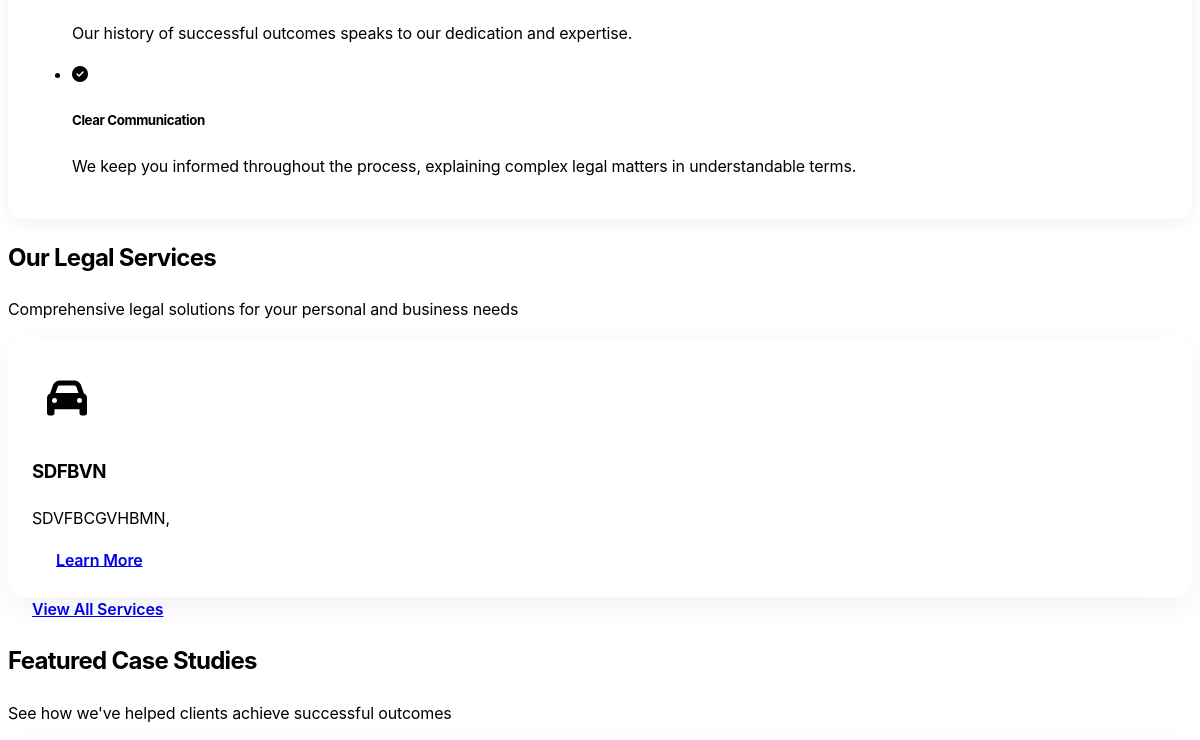
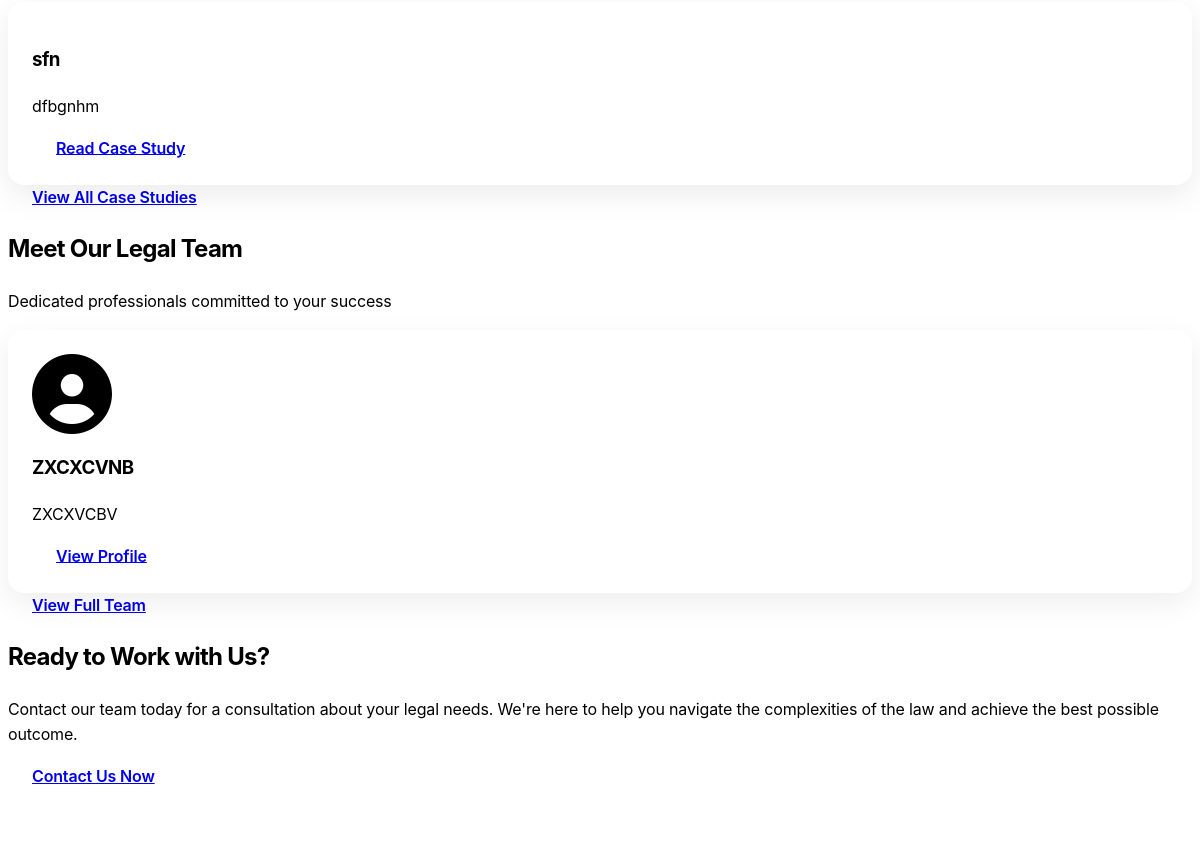
Before: / (middle part) with the older database file (2 pictures, top to bottom).
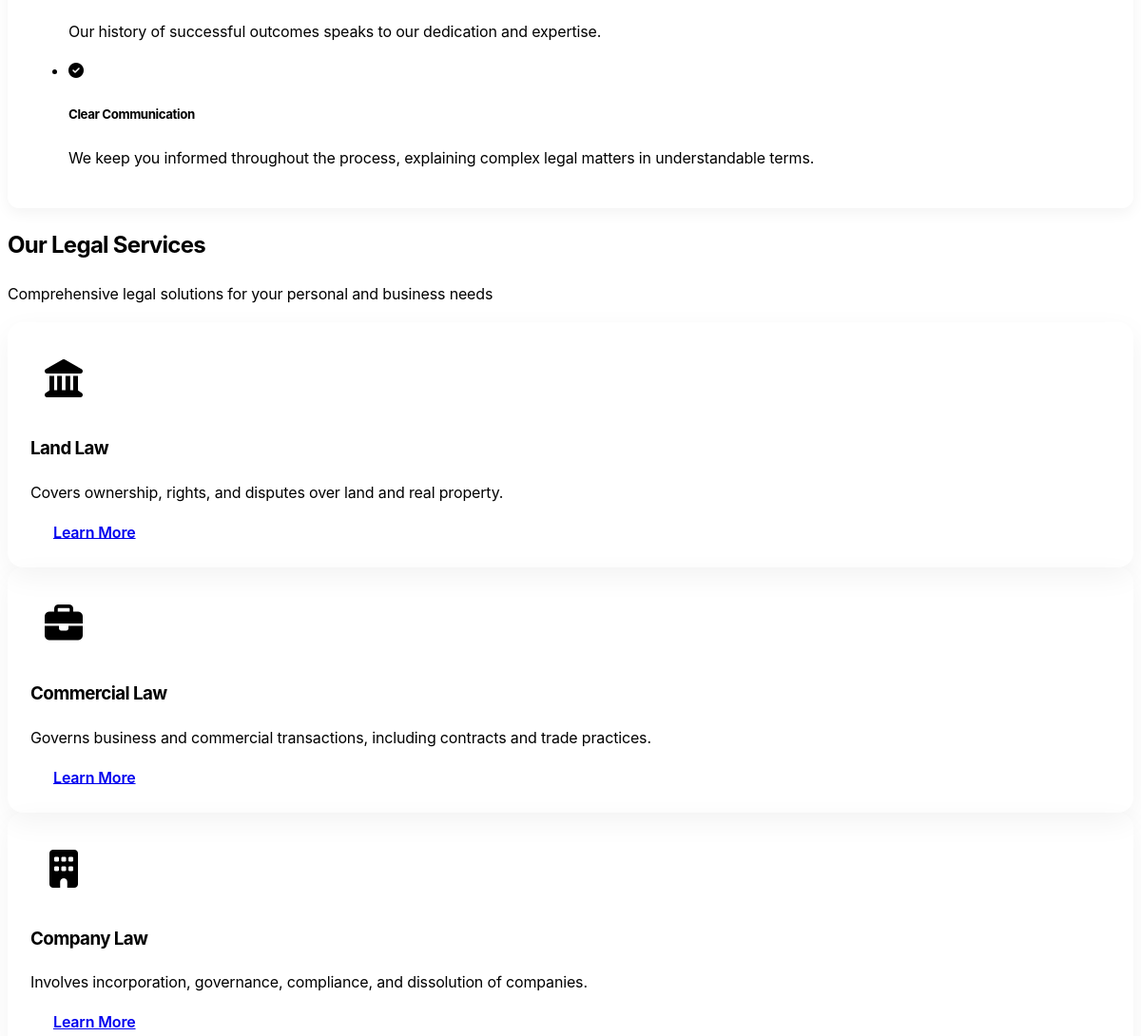
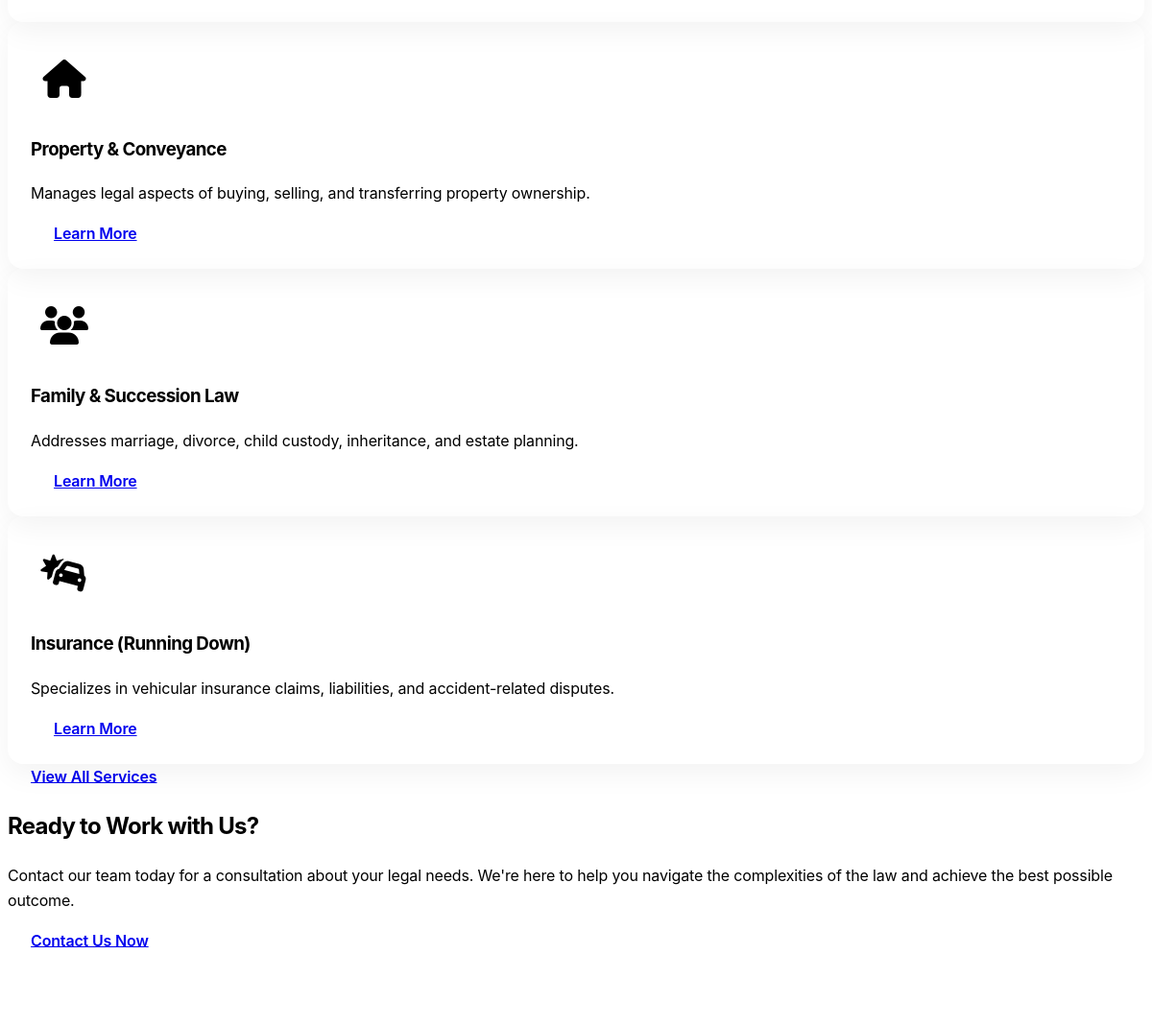
After: the same page with the newer database file (2 pictures, top to bottom).
### models.py (models this page shows, shortened)
class Service(db.Model):
    id = db.Column(db.Integer, primary_key=True)
    title = db.Column(db.String(120), nullable=False)
    slug = db.Column(db.String(150), unique=True, nullable=False)
    description = db.Column(db.Text, nullable=False)
    icon = db.Column(db.String(50))  # Font awesome icon name
    display_order = db.Column(db.Integer, default=0)
    is_active = db.Column(db.Boolean, default=True)
    created_at = db.Column(db.DateTime, default=datetime.utcnow)
    updated_at = db.Column(db.DateTime, default=datetime.utcnow, onupdate=datetime.utcnow)

class CaseStudy(db.Model):
    id = db.Column(db.Integer, primary_key=True)
    title = db.Column(db.String(150), nullable=False)
    slug = db.Column(db.String(200), unique=True, nullable=False)
    client = db.Column(db.String(100))
    summary = db.Column(db.Text, nullable=False)
    challenge = db.Column(db.Text)
    solution = db.Column(db.Text)
    outcome = db.Column(db.Text)
    service_id = db.Column(db.Integer, db.ForeignKey('service.id'), nullable=True)
    service = db.relationship('Service', backref=db.backref('case_studies', lazy=True))
    featured = db.Column(db.Boolean, default=False)
    is_active = db.Column(db.Boolean, default=True)
    created_at = db.Column(db.DateTime, default=datetime.utcnow)
    updated_at = db.Column(db.DateTime, default=datetime.utcnow, onupdate=datetime.utcnow)

class TeamMember(db.Model):
    id = db.Column(db.Integer, primary_key=True)
    name = db.Column(db.String(100), nullable=False)
    slug = db.Column(db.String(150), unique=True, nullable=False)
    position = db.Column(db.String(100), nullable=False)
    bio = db.Column(db.Text, nullable=False)
    email = db.Column(db.String(120))
    phone = db.Column(db.String(30))
    photo_url = db.Column(db.String(255))
    linkedin = db.Column(db.String(255))
    twitter = db.Column(db.String(255))
    display_order = db.Column(db.Integer, default=0)
    is_active = db.Column(db.Boolean, default=True)
    created_at = db.Column(db.DateTime, default=datetime.utcnow)
    updated_at = db.Column(db.DateTime, default=datetime.utcnow, onupdate=datetime.utcnow)

### routes/main_routes.py (the view)
@main_bp.route('/')
def index():
    services = Service.query.filter_by(is_active=True).order_by(Service.display_order).limit(6).all()
    featured_case_studies = CaseStudy.query.filter_by(is_active=True, featured=True).limit(3).all()
    team_members = TeamMember.query.filter_by(is_active=True).order_by(TeamMember.display_order).limit(4).all()
    return render_template('index.html',
                          title='Home',
                          services=services,
                          case_studies=featured_case_studies,
                          team_members=team_members)

### templates/index.html (shortened to what the changed rows need)
{% extends "layout.html" %}
{% block content %}
<section class="py-5 bg-dark">
    <div class="container">
        <div class="text-center mb-5">
            <h2>Our Legal Services</h2>
        </div>
        <div class="row">
            {% if services %}
                {% for service in services %}
                <div class="col-md-6 col-lg-4 mb-4">
                    <div class="card h-100 service-card">
                        <div class="card-body text-center p-4">
                            {% if service.icon %}
                            <div class="service-icon text-primary">
                                <i class="{{ service.icon }}"></i>
                            </div>
                            {% else %}
                            <div class="service-icon text-primary">
                                <i class="fas fa-balance-scale"></i>
                            </div>
                            {% endif %}
                            <h3 class="card-title h5">{{ service.title }}</h3>
                            <p class="card-text">{{ service.description|truncate(100) }}</p>
                            <a href="{{ url_for('main.service_detail', slug=service.slug) }}" class="btn btn-outline-primary mt-3">Learn More</a>
                        </div>
                    </div>
                </div>
                {% endfor %}
            {% else %}
                <div class="col-12 text-center">
                    <p>Our services are currently being updated. Please check back soon.</p>
                </div>
            {% endif %}
        </div>
    </div>
</section>
{% if case_studies %}
<section class="py-5">
    <div class="container">
        <div class="text-center mb-5">
            <h2>Featured Case Studies</h2>
            <p class="lead">See how we've helped clients achieve successful outcomes</p>
        </div>
        <div class="row">
            {% for case in case_studies %}
            <div class="col-md-4 mb-4">
                <div class="card h-100 case-study-card">
                    <div class="card-body p-4">
                        <h3 class="card-title h5">{{ case.title }}</h3>
                        <p class="card-text">{{ case.summary|truncate(150) }}</p>
                        <a href="{{ url_for('main.case_study_detail', slug=case.slug) }}" class="btn btn-outline-primary mt-3">Read Case Study</a>
                    </div>
                </div>
            </div>
            {% endfor %}
        </div>
        <div class="text-center mt-4">
            <a href="{{ url_for('main.case_studies') }}" class="btn btn-primary">View All Case Studies</a>
        </div>
    </div>
</section>
{% endif %}
{% if team_members %}
<section class="py-5 bg-dark">
    <div class="container">
        <div class="text-center mb-5">
            <h2>Meet Our Legal Team</h2>
            <p class="lead">Dedicated professionals committed to your success</p>
        </div>
        <div class="row">
            {% for member in team_members %}
            <div class="col-md-6 col-lg-3 mb-4">
                <div class="card h-100 team-card text-center">
                    <div class="card-body p-4">
                        {% if member.photo_url %}
                        <div class="mb-3">
                            <img src="{{ member.photo_url }}" alt="{{ member.name }}" class="rounded-circle img-fluid" style="width: 150px; height: 150px; object-fit: cover;">
                        </div>
                        {% else %}
                        <div class="mb-3">
                            <i class="fas fa-user-circle" style="font-size: 5rem;"></i>
                        </div>
                        {% endif %}
                        <h3 class="card-title h5">{{ member.name }}</h3>
                        <p class="text-muted">{{ member.position }}</p>
                        <a href="{{ url_for('main.team_member', slug=member.slug) }}" class="btn btn-outline-primary mt-3">View Profile</a>
                    </div>
                </div>
            </div>
            {% endfor %}
        </div>
        <div class="text-center mt-4">
            <a href="{{ url_for('main.team') }}" class="btn btn-primary">View Full Team</a>
        </div>
    </div>
</section>
{% endif %}
<section class="py-5">
    <div class="container">
        <div class="row justify-content-center">
            <div class="col-lg-8 text-center">
                <h2 class="mb-4">Ready to Work with Us?</h2>
            </div>
        </div>
    </div>
</section>
{% endblock %}

Changed rows visible on the page:
removed Service: title "SDFBVN", description "SDVFBCGVHBMN,"
removed CaseStudy: title "sfn", summary "dfbgnhm"
removed TeamMember: name "ZXCXCVNB", position "ZXCXVCBV"
added Service: title "Land Law", description "Covers ownership, rights, and disputes over land and real property."
added Service: title "Commercial Law", description "Governs business and commercial transactions, including contracts and trade practices."
added Service: title "Company Law", description "Involves incorporation, governance, compliance, and dissolution of companies."
added Service: title "Property & Conveyance", description "Manages legal aspects of buying, selling, and transferring property ownership."
added Service: title "Family & Succession Law", description "Addresses marriage, divorce, child custody, inheritance, and estate planning."
added Service: title "Insurance (Running Down)", description "Specializes in vehicular insurance claims, liabilities, and accident-related disputes."
Other visible differences:
text no longer shown: "Featured Case Studies See how we've helped clients achieve successful outcomes View All Case Studies Meet Our Legal Team Dedicated professionals committed to your success View Full Team"
